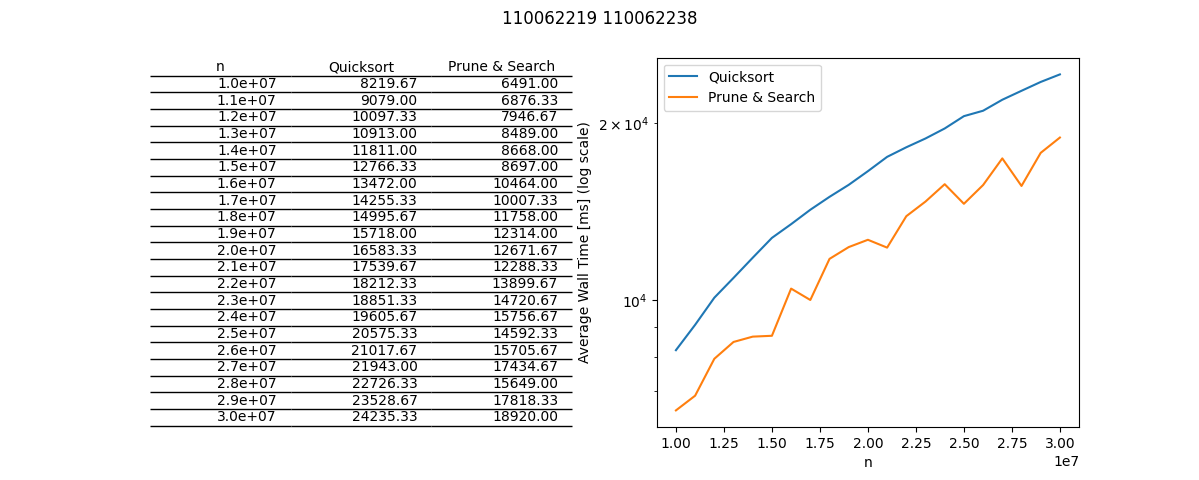

The Python source for this figure:
#!/opt/homebrew/bin/python3

import pandas as pd
import matplotlib.pyplot as plot

df = pd.read_csv("wall_time.csv").groupby('n').agg({'qs': 'mean', 'pns': 'mean'}).reset_index()

fig, ax = plot.subplots(1, 2, figsize=plot.figaspect(1 / 2.5))
fig.suptitle("110062219 110062238")

ax[0].axis('tight')
ax[0].axis('off')
ax[0].table(tuple((f"{n:.1e}", f"{qs:.2f}", f"{pns:.2f}") for n, qs, pns in zip(df['n'], df["qs"], df["pns"])), colLabels=("n", "Quicksort", "Prune & Search"), edges="B", loc="center")

ax[1].plot(df['n'], df["qs"], label="Quicksort")
ax[1].plot(df['n'], df["pns"], label="Prune & Search")
ax[1].legend()
ax[1].set_xlabel("n")
ax[1].set_ylabel("Average Wall Time [ms] (log scale)")
ax[1].set_yscale("log")

fig.savefig("plot.png")
